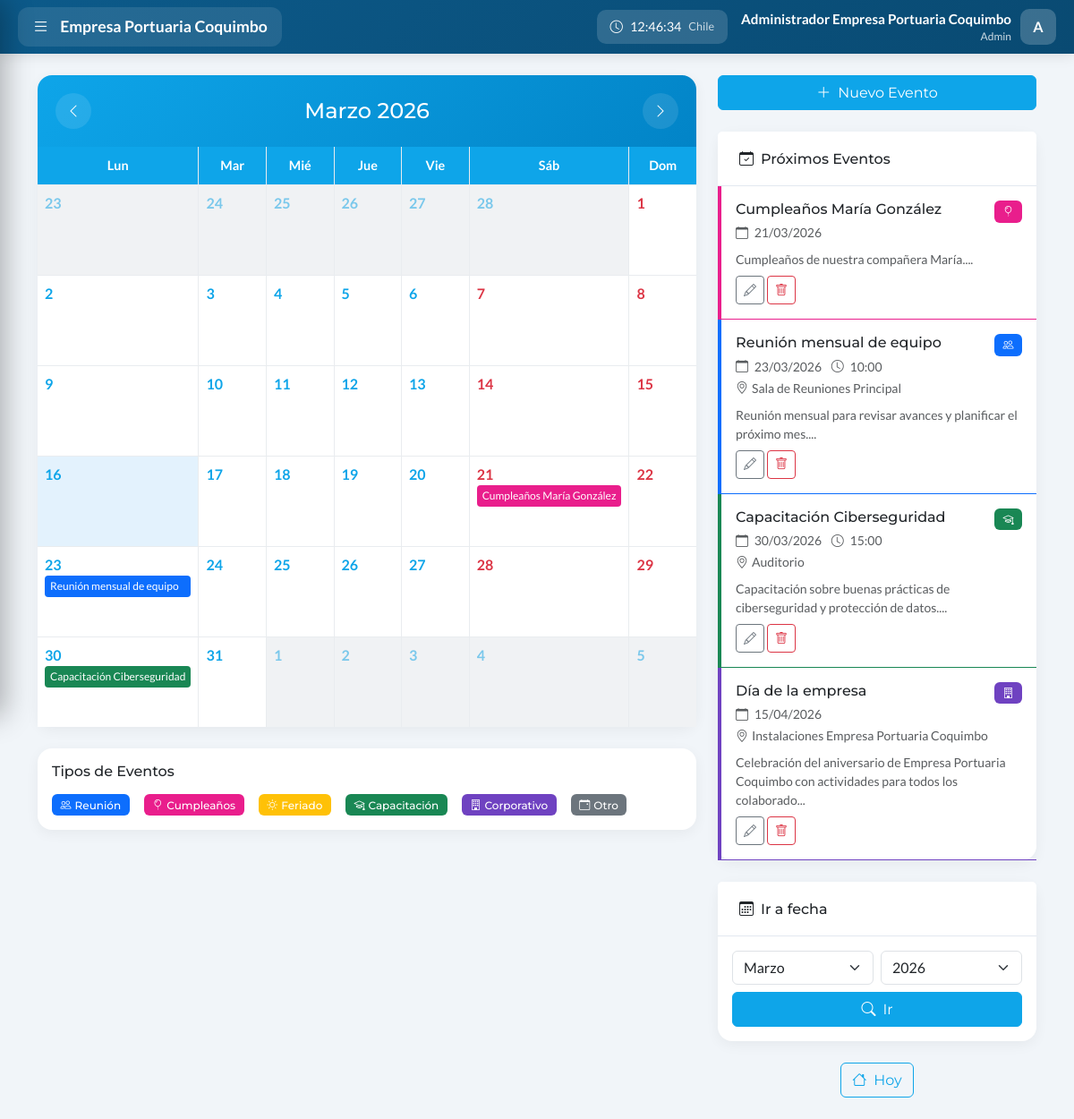
The app's page /eventos.php (signed in) with its own data.
### tables this page shows
CREATE TABLE IF NOT EXISTS users (
    id INT AUTO_INCREMENT PRIMARY KEY,
    name VARCHAR(100) NOT NULL,
    username VARCHAR(50) NOT NULL UNIQUE,
    email VARCHAR(150) NOT NULL UNIQUE,
    password VARCHAR(255) NOT NULL,
    role ENUM('admin', 'soporte', 'social', 'denuncia', 'user') NOT NULL DEFAULT 'user',
    is_active TINYINT(1) DEFAULT 1,
    last_login TIMESTAMP NULL,
    login_attempts INT DEFAULT 0,
    locked_until TIMESTAMP NULL,
    birthday DATE DEFAULT NULL,
    phone VARCHAR(20) DEFAULT NULL,
    department VARCHAR(100) DEFAULT NULL,
    position VARCHAR(100) DEFAULT NULL,
    avatar VARCHAR(255) DEFAULT NULL,
    bio TEXT DEFAULT NULL,
    created_at TIMESTAMP DEFAULT CURRENT_TIMESTAMP,
    updated_at TIMESTAMP DEFAULT CURRENT_TIMESTAMP ON UPDATE CURRENT_TIMESTAMP,
    INDEX idx_username (username),
    INDEX idx_email (email),
    INDEX idx_role (role)
);

CREATE TABLE IF NOT EXISTS events (
    id INT AUTO_INCREMENT PRIMARY KEY,
    title VARCHAR(200) NOT NULL,
    description TEXT DEFAULT NULL,
    event_type ENUM('meeting', 'birthday', 'holiday', 'training', 'corporate', 'other') DEFAULT 'other',
    start_date DATETIME NOT NULL,
    end_date DATETIME DEFAULT NULL,
    all_day TINYINT(1) DEFAULT 0,
    location VARCHAR(200) DEFAULT NULL,
    color VARCHAR(7) DEFAULT '#0a2540',
    is_public TINYINT(1) DEFAULT 1,
    created_by INT DEFAULT NULL,
    department VARCHAR(100) DEFAULT NULL,
    recurrence ENUM('none', 'daily', 'weekly', 'monthly', 'yearly') DEFAULT 'none',
    reminder_minutes INT DEFAULT NULL,
    created_at TIMESTAMP DEFAULT CURRENT_TIMESTAMP,
    updated_at TIMESTAMP DEFAULT CURRENT_TIMESTAMP ON UPDATE CURRENT_TIMESTAMP,
    FOREIGN KEY (created_by) REFERENCES users(id) ON DELETE SET NULL,
    INDEX idx_start_date (start_date),
    INDEX idx_event_type (event_type)
);

### includes/autenticacion.php (called while the page is built, shortened)
<?php
function isLoggedIn() {
    return isset($_SESSION['logged_in']) && $_SESSION['logged_in'] === true;
}
function getCurrentUser() {
    global $pdo;
    $stmt = $pdo->prepare('SELECT id, name, username, email, role FROM users WHERE id = ?');
    $stmt->execute([$_SESSION['user_id']]);
    return $stmt->fetch();
}
?>

### public/eventos.php (the view, shortened to what this page needs)
<?php
require_once '../includes/bootstrap.php';
$user = isLoggedIn() ? getCurrentUser() : null;
$year = isset($_GET['year']) ? (int)$_GET['year'] : date('Y');
$month = isset($_GET['month']) ? (int)$_GET['month'] : date('n');
$firstDay = mktime(0, 0, 0, $month, 1, $year);
$daysInMonth = date('t', $firstDay);
$startingDay = date('N', $firstDay);
$startDate = "$year-" . str_pad($month, 2, '0', STR_PAD_LEFT) . "-01";
$endDate = "$year-" . str_pad($month, 2, '0', STR_PAD_LEFT) . "-$daysInMonth";
$stmt = $pdo->prepare('SELECT * FROM events WHERE DATE(start_date) BETWEEN ? AND ? ORDER BY start_date');
$stmt->execute([$startDate, $endDate]);
$events = $stmt->fetchAll();
$eventsByDay = [];
foreach ($events as $event) {
    $day = (int)date('j', strtotime($event['start_date']));
    $eventsByDay[$day][] = $event;
}
$stmt = $pdo->prepare('SELECT * FROM events WHERE DATE(start_date) >= CURDATE() ORDER BY start_date LIMIT 5');
$stmt->execute();
$upcomingEvents = $stmt->fetchAll();
$eventTypes = [
    'meeting' => ['name' => 'Reunión', 'color' => '#0d6efd', 'icon' => 'people'],
    'birthday' => ['name' => 'Cumpleaños', 'color' => '#e91e8c', 'icon' => 'balloon'],
    'holiday' => ['name' => 'Feriado', 'color' => '#ffc107', 'icon' => 'sun'],
    'training' => ['name' => 'Capacitación', 'color' => '#198754', 'icon' => 'mortarboard'],
    'corporate' => ['name' => 'Corporativo', 'color' => '#6f42c1', 'icon' => 'building'],
    'other' => ['name' => 'Otro', 'color' => '#6c757d', 'icon' => 'calendar-event'],
];
$monthNames = ['', 'Enero', 'Febrero', 'Marzo', 'Abril', 'Mayo', 'Junio', 'Julio', 'Agosto', 'Septiembre', 'Octubre', 'Noviembre', 'Diciembre'];
$dayNames = ['Lun', 'Mar', 'Mié', 'Jue', 'Vie', 'Sáb', 'Dom'];
?>
<!DOCTYPE html>
<html lang="es">
<head>
    <link href="https://cdn.jsdelivr.net/npm/bootstrap@5.3.2/dist/css/bootstrap.min.css" rel="stylesheet">
    <link href="https://cdn.jsdelivr.net/npm/bootstrap-icons@1.11.1/font/bootstrap-icons.css" rel="stylesheet">
    <link href="css/intranet.css" rel="stylesheet">
</head>
<body class="has-sidebar">
    <?php include '../includes/barra_lateral.php'; ?>
    <div class="container py-4">
        <div class="row g-4">
            <div class="col-lg-8">
                <div class="card">
                    <div class="calendar-header d-flex justify-content-between align-items-center">
                        <a href="?year=<?= $month == 1 ? $year-1 : $year ?>&month=<?= $month == 1 ? 12 : $month-1 ?>" class="btn-nav">
                            <i class="bi bi-chevron-left"></i>
                        </a>
                        <div class="text-center">
                            <h4 class="mb-0"><?= $monthNames[$month] ?> <?= $year ?></h4>
                        </div>
                        <a href="?year=<?= $month == 12 ? $year+1 : $year ?>&month=<?= $month == 12 ? 1 : $month+1 ?>" class="btn-nav">
                            <i class="bi bi-chevron-right"></i>
                        </a>
                    </div>
                    <div class="calendar-grid">
                        <?php foreach ($dayNames as $day): ?>
                        <div class="calendar-day-header"><?= $day ?></div>
                        <?php endforeach; ?>
                        <?php
                        $prevMonth = $month == 1 ? 12 : $month - 1;
                        $prevYear = $month == 1 ? $year - 1 : $year;
                        $daysInPrevMonth = date('t', mktime(0, 0, 0, $prevMonth, 1, $prevYear));
                        for ($i = $startingDay - 1; $i > 0; $i--):
                            $day = $daysInPrevMonth - $i + 1;
                        ?>
                        <div class="calendar-day other-month">
                            <span class="day-number"><?= $day ?></span>
                        </div>
                        <?php endfor; ?>
                        <?php
                        $today = date('Y-m-d');
                        for ($day = 1; $day <= $daysInMonth; $day++):
                            $currentDate = "$year-" . str_pad($month, 2, '0', STR_PAD_LEFT) . "-" . str_pad($day, 2, '0', STR_PAD_LEFT);
                            $isToday = $currentDate === $today;
                            $dayOfWeek = date('N', mktime(0, 0, 0, $month, $day, $year));
                            $isWeekend = $dayOfWeek >= 6;
                        ?>
                        <div class="calendar-day <?= $isToday ? 'today' : '' ?> <?= $isWeekend ? 'weekend' : '' ?>">
                            <span class="day-number"><?= $day ?></span>
                            <?php if (isset($eventsByDay[$day])): ?>
                                <?php foreach ($eventsByDay[$day] as $event): ?>
                                <div class="calendar-event"
                                     style="background: <?= $eventTypes[$event['event_type']]['color'] ?? '#6c757d' ?>;"
                                     data-bs-toggle="tooltip"
                                     title="<?= htmlspecialchars($event['title']) ?>">
                                    <?= htmlspecialchars($event['title']) ?>
                                </div>
                                <?php endforeach; ?>
                            <?php endif; ?>
                        </div>
                        <?php endfor; ?>
                        <?php
                        $totalCells = $startingDay - 1 + $daysInMonth;
                        $remainingCells = 7 - ($totalCells % 7);
                        if ($remainingCells < 7):
                            for ($day = 1; $day <= $remainingCells; $day++):
                        ?>
                        <div class="calendar-day other-month">
                            <span class="day-number"><?= $day ?></span>
                        </div>
                        <?php endfor; endif; ?>
                    </div>
                </div>
                <div class="card mt-4">
                    <div class="card-body">
                        <h6 class="mb-3">Tipos de Eventos</h6>
                        <div class="d-flex flex-wrap gap-3">
                            <?php foreach ($eventTypes as $type => $info): ?>
                            <span class="badge" style="background: <?= $info['color'] ?>;">
                                <i class="bi bi-<?= $info['icon'] ?> me-1"></i><?= $info['name'] ?>
                            </span>
                            <?php endforeach; ?>
                        </div>
                    </div>
                </div>
            </div>
            <div class="col-lg-4">
                <?php if ($isAdmin): ?>
                <button class="btn btn-primary w-100 mb-4" data-bs-toggle="modal" data-bs-target="#eventModal">
                    <i class="bi bi-plus-lg me-2"></i>Nuevo Evento
                </button>
                <?php endif; ?>
                <div class="card">
                    <div class="card-header bg-white">
                        <h6 class="mb-0"><i class="bi bi-calendar-check me-2"></i>Próximos Eventos</h6>
                    </div>
                    <div class="card-body p-0">
                        <?php if (empty($upcomingEvents)): ?>
                        <div class="text-center py-4 text-muted">
                            <i class="bi bi-calendar-x fs-2 mb-2 d-block"></i>
                            No hay eventos próximos
                        </div>
                        <?php else: ?>
                        <?php foreach ($upcomingEvents as $event): ?>
                        <div class="event-card p-3 border-bottom" style="border-color: <?= $eventTypes[$event['event_type']]['color'] ?? '#6c757d' ?> !important;">
                            <div class="d-flex justify-content-between align-items-start">
                                <div>
                                    <h6 class="mb-1"><?= htmlspecialchars($event['title']) ?></h6>
                                    <small class="text-muted">
                                        <i class="bi bi-calendar me-1"></i>
                                        <?= date('d/m/Y', strtotime($event['start_date'])) ?>
                                        <?php if (!$event['all_day']): ?>
                                        <i class="bi bi-clock ms-2 me-1"></i>
                                        <?= date('H:i', strtotime($event['start_date'])) ?>
                                        <?php endif; ?>
                                    </small>
                                    <?php if ($event['location']): ?>
                                    <br><small class="text-muted">
                                        <i class="bi bi-geo-alt me-1"></i><?= htmlspecialchars($event['location']) ?>
                                    </small>
                                    <?php endif; ?>
                                </div>
                                <span class="badge" style="background: <?= $eventTypes[$event['event_type']]['color'] ?? '#6c757d' ?>;">
                                    <i class="bi bi-<?= $eventTypes[$event['event_type']]['icon'] ?? 'calendar-event' ?>"></i>
                                </span>
                            </div>
                            <?php if ($event['description']): ?>
                            <p class="small text-muted mt-2 mb-0"><?= htmlspecialchars(substr($event['description'], 0, 100)) ?>...</p>
                            <?php endif; ?>
                            <?php if ($isAdmin): ?>
                            <div class="mt-2">
                                <button class="btn btn-sm btn-outline-secondary edit-event"
                                        data-event='<?= json_encode($event) ?>'>
                                    <i class="bi bi-pencil"></i>
                                </button>
                                <form method="POST" class="d-inline" onsubmit="return confirm('¿Eliminar este evento?')">
                                    <button type="submit" class="btn btn-sm btn-outline-danger">
                                        <i class="bi bi-trash"></i>
                                    </button>
                                </form>
                            </div>
                            <?php endif; ?>
                        </div>
                        <?php endforeach; ?>
                        <?php endif; ?>
                    </div>
                </div>
                <div class="card mt-4">
                    <div class="card-header bg-white">
                        <h6 class="mb-0"><i class="bi bi-calendar3 me-2"></i>Ir a fecha</h6>
                    </div>
                    <div class="card-body">
                        <form method="GET" class="row g-2">
                            <div class="col-6">
                                <select name="month" class="form-select">
                                    <?php for ($m = 1; $m <= 12; $m++): ?>
                                    <option value="<?= $m ?>" <?= $m == $month ? 'selected' : '' ?>><?= $monthNames[$m] ?></option>
                                    <?php endfor; ?>
                                </select>
                            </div>
                            <div class="col-6">
                                <select name="year" class="form-select">
                                    <?php for ($y = date('Y') - 2; $y <= date('Y') + 5; $y++): ?>
                                    <option value="<?= $y ?>" <?= $y == $year ? 'selected' : '' ?>><?= $y ?></option>
                                    <?php endfor; ?>
                                </select>
                            </div>
                            <div class="col-12">
                                <button type="submit" class="btn btn-primary w-100">
                                    <i class="bi bi-search me-2"></i>Ir
                                </button>
                            </div>
                        </form>
                    </div>
                </div>
                <div class="text-center mt-4">
                    <a href="?year=<?= date('Y') ?>&month=<?= date('n') ?>" class="btn btn-outline-primary">
                        <i class="bi bi-house me-2"></i>Hoy
                    </a>
                </div>
            </div>
        </div>
    </div>
</body>
</html>

### includes/barra_lateral.php (shortened to what this page needs)
<?php
$isAdmin = in_array($user['role'], ['admin']);
?>
<div class="epco-topbar">
    <button class="epco-logo-btn" id="sidebarToggle" onclick="toggleSidebar()">
        <i class="bi bi-list menu-icon"></i>
        <span class="logo-text">Empresa Portuaria Coquimbo</span>
    </button>
    <div class="topbar-right">
        <div class="topbar-clock d-none d-md-flex">
            <i class="bi bi-clock"></i>
            <span id="chileTime">--:--:--</span>
            <small class="opacity-75">Chile</small>
        </div>
        <div class="topbar-user">
            <div class="topbar-user-info d-none d-md-block">
                <div class="topbar-user-name"><?= htmlspecialchars($user['name']) ?></div>
                <div class="topbar-user-role"><?= ucfirst($user['role']) ?></div>
            </div>
            <div class="dropdown">
                <div class="topbar-avatar" role="button" data-bs-toggle="dropdown">
                    <?= strtoupper(substr($user['name'], 0, 1)) ?>
                </div>
            </div>
        </div>
    </div>
</div>

### records on screen
users: name "Administrador Empresa Portuaria Coquimbo", role "Admin", name "A"
events: title "Cumpleaños María González", start_date "21/03/2026", description "Cumpleaños de nuestra compañera María."
events: title "Reunión mensual de equipo", start_date "23/03/2026", start_date "10:00", location "Sala de Reuniones Principal", description "Reunión mensual para revisar avances y planificar el próximo mes."
events: title "Capacitación Ciberseguridad", start_date "30/03/2026", start_date "15:00", location "Auditorio", description "Capacitación sobre buenas prácticas de ciberseguridad y protección de datos."
events: title "Día de la empresa", start_date "15/04/2026", location "Instalaciones Empresa Portuaria Coquimbo", description "Celebración del aniversario de Empresa Portuaria Coquimbo con actividades para todos los colaborado"

### other values on screen
$monthNames[$month] "Marzo"
$year "2026"
$day "Lun"
$day "Mar"
$day "Mié"
$day "Jue"
$day "Vie"
$day "Sáb"
$day "Dom"
$day "23"
$day "24"
$day "25"
$day "26"
$day "27"
$day "28"
